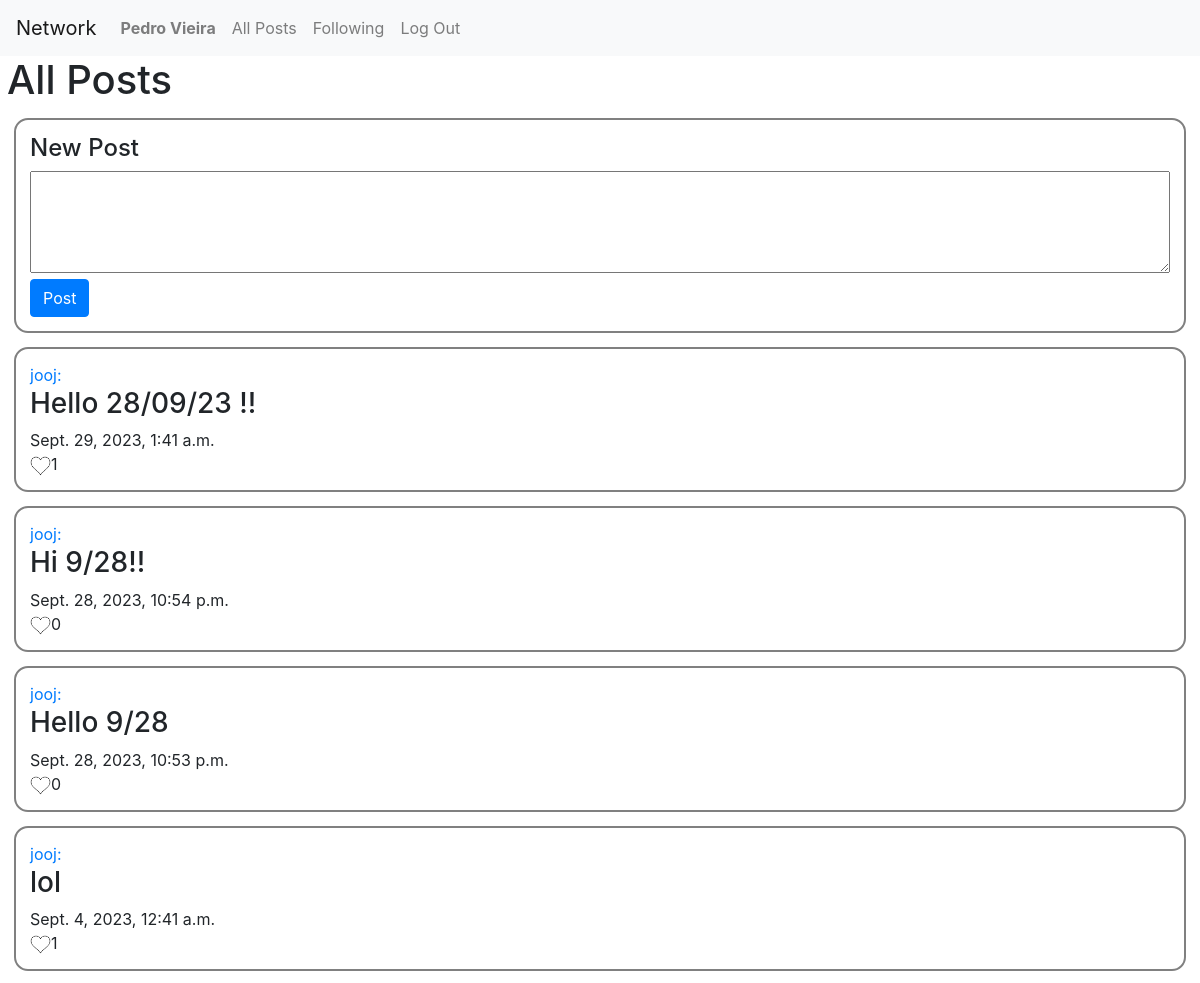
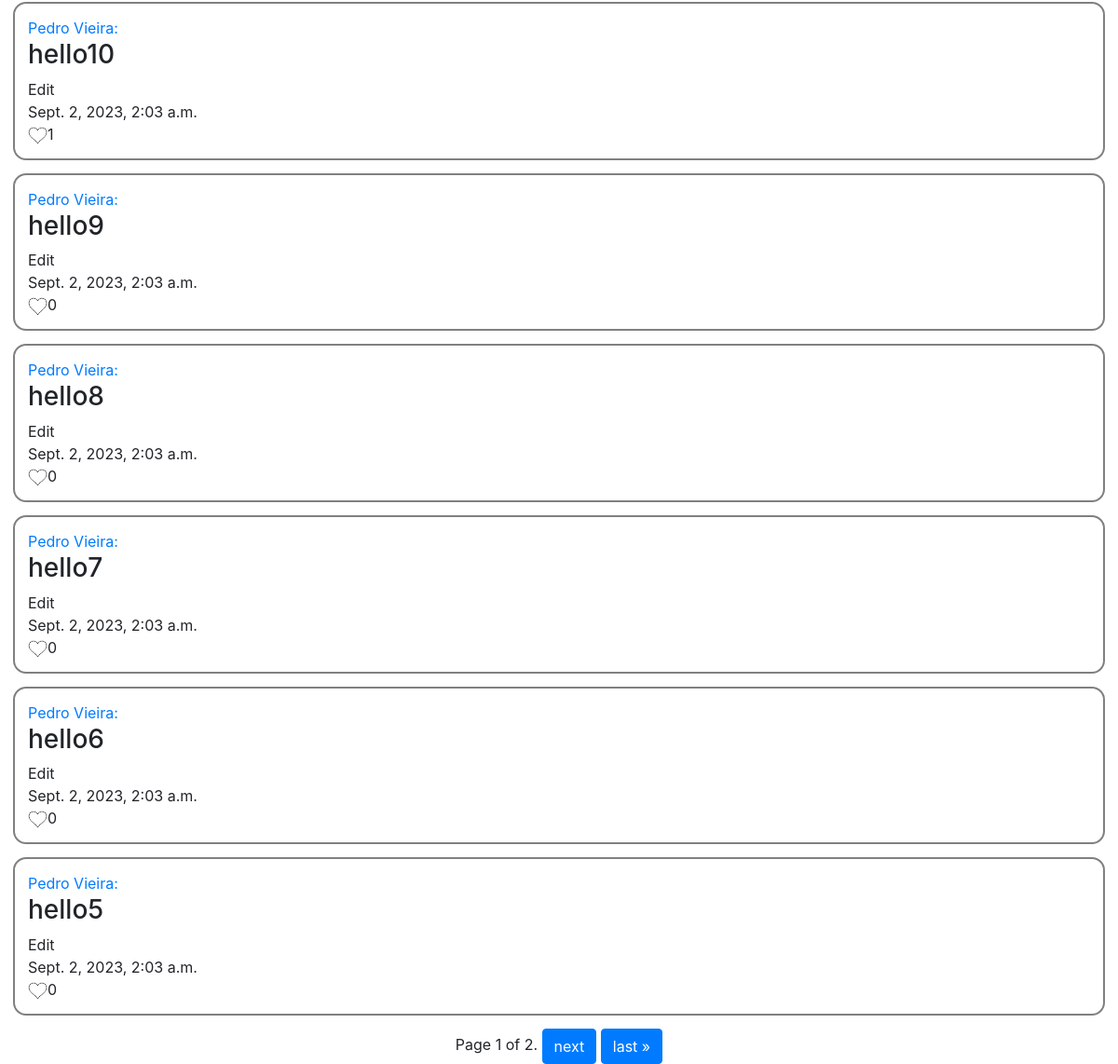
/ (signed in), run on the app's committed database (2 pictures, top to bottom).
### network/models.py (models this page shows)
class User(AbstractUser):
    following = models.ManyToManyField('self', blank=True, symmetrical=False)

class Post(models.Model):
    user = models.ForeignKey(User, on_delete=models.CASCADE, related_name="posts")
    text = models.CharField(max_length=999)
    date = models.DateTimeField(auto_now_add=True)
    likes = models.ManyToManyField(User, related_name='likes', blank=True, serialize=False)
    def serialize(self):
        return {
            "id": self.id,
            "user": self.user.id,
            "text": self.text,
            "date": self.date,
        }

### network/views.py (the view)
# urls.py: path("", views.index, name="index"),
@login_required(login_url="login")
def index(request):
    if request.method == "POST":
        text = request.POST["text"]
        if text:
            post = Post(user=request.user, text=text)
            post.save()
            return HttpResponseRedirect(reverse('index'))
        else:
            return render(request, "network/erro.html", {
                "error": "You need to put a text in the post"
            })
    else:
        posts = Post.objects.all().order_by('-id')
        paginator = Paginator(posts, 10)
        page_number = request.GET.get('page')
        page_obj = paginator.get_page(page_number)
        return render(request, "network/index.html", {
            "posts": page_obj
        })

### network/templates/network/index.html (shortened to what this page needs)
{% extends "network/layout.html" %}
{% load static %}
{% block body %}
    <div class="main">
    <h1 style="padding-left: 7px">All Posts</h1>
    <div class ="post" >
        <h4>New Post</h4>
        <form action="{% url 'index' %}" method="post">
            <textarea name="text" rows="4" style="width: 100%"></textarea><br>
            <input type="submit" value="Post" class="btn btn-primary">
        </form>
    </div>
    {% if posts %}
        {% for post in posts %}
            <div class ="post"  >
                <a href="/profile/{{ post.user.id }}"><p>{{ post.user }}: </p></a>
                <div id = {{ post.id }}>
                    <h3>{{ post.text }}</h3>
                    {% if post.user == user %}
                        <p onclick="edit({{ user.id }},{{ post.id }})" class="edit">Edit</p>
                    {% endif %}
                </div>
                <p>{{ post.date }}</p>
                <div id="like-{{ post.id }}"><p><img
                         {% if user in post.likes.all %}
                             src="{% static 'imgs/yes.png' %}"
                        {% else %}
                             src="{% static 'imgs/no.png' %}"
                        {% endif %}
                        alt="like" id = "like-{{ post.id }}-img" class="like" onclick="like(event,{{ post.id }}, {{ post.likes.all|length }})">{{ post.likes.all|length }}</p>
                </div>
            </div>
        {% endfor %}
    {% endif %}
    </div>
    <div class="pagination">
    <div>
    <span class="step-links">
        <span class="current">
            Page {{ posts.number }} of {{ posts.paginator.num_pages }}.
        </span>
        {% if posts.has_next %}
            <a href="?page={{ posts.next_page_number }}" class="btn btn-primary">next</a>
            <a href="?page={{ posts.paginator.num_pages }}" class="btn btn-primary">last &raquo;</a>
        {% endif %}
    </span>
    </div>
    </div>
{% endblock %}

### network/templates/network/layout.html (shortened to what this page needs)
{% load static %}
<!DOCTYPE html>
<html lang="en">
    <head>
        <link rel="stylesheet" href="https://stackpath.bootstrapcdn.com/bootstrap/4.4.1/css/bootstrap.min.css">
        <link href="{% static 'network/styles.css' %}" rel="stylesheet">
    </head>
    <body>
        <nav class="navbar navbar-expand-lg navbar-light bg-light">
            <a class="navbar-brand" href="#">Network</a>
            <div>
              <ul class="navbar-nav mr-auto">
                {% if user.is_authenticated %}
                    <li class="nav-item">
                        <a class="nav-link" href="{% url 'profile' user.id %}"><strong>{{ user.username }}</strong></a>
                    </li>
                {% endif %}
                <li class="nav-item">
                  <a class="nav-link" href="{% url 'index' %}">All Posts</a>
                </li>
                {% if user.is_authenticated %}
                    <li class="nav-item">
                        <a class="nav-link" href="{% url 'following' %}">Following</a>
                    </li>
                    <li class="nav-item">
                        <a class="nav-link" href="{% url 'logout' %}">Log Out</a>
                    </li>
                {% endif %}
              </ul>
            </div>
          </nav>
        <div class="body">
            {% block body %}
            {% endblock %}
        </div>
    </body>
</html>

### network/static/network/styles.css (style rules this page uses)
p { margin: 0; }
.post { margin: 14px; border: 2px solid gray; border-radius: 14px; padding: 14px; }
.like { width: 21px; }
.pagination { display: flex; justify-content: center; }
.main { min-height: 85vh; }

### data on the page
User: username "Pedro Vieira"
Post: user "jooj", text "Hello 28/09/23 !!", date "Sept. 29, 2023, 1:41 a.m.", likes.all|length "1"
Post: user "jooj", text "Hi 9/28!!", date "Sept. 28, 2023, 10:54 p.m.", likes.all|length "0"
Post: user "jooj", text "Hello 9/28", date "Sept. 28, 2023, 10:53 p.m.", likes.all|length "0"
Post: user "jooj", text "lol", date "Sept. 4, 2023, 12:41 a.m.", likes.all|length "1"
Post: user "Pedro Vieira", text "hello10", date "Sept. 2, 2023, 2:03 a.m.", likes.all|length "1"
Post: user "Pedro Vieira", text "hello9", date "Sept. 2, 2023, 2:03 a.m.", likes.all|length "0"
Post: user "Pedro Vieira", text "hello8", date "Sept. 2, 2023, 2:03 a.m.", likes.all|length "0"
Post: user "Pedro Vieira", text "hello7", date "Sept. 2, 2023, 2:03 a.m.", likes.all|length "0"
Post: user "Pedro Vieira", text "hello6", date "Sept. 2, 2023, 2:03 a.m.", likes.all|length "0"
Post: user "Pedro Vieira", text "hello5", date "Sept. 2, 2023, 2:03 a.m.", likes.all|length "0"

### other printed values
{{ posts.number }} "1"
{{ posts.paginator.num_pages }} "2"
